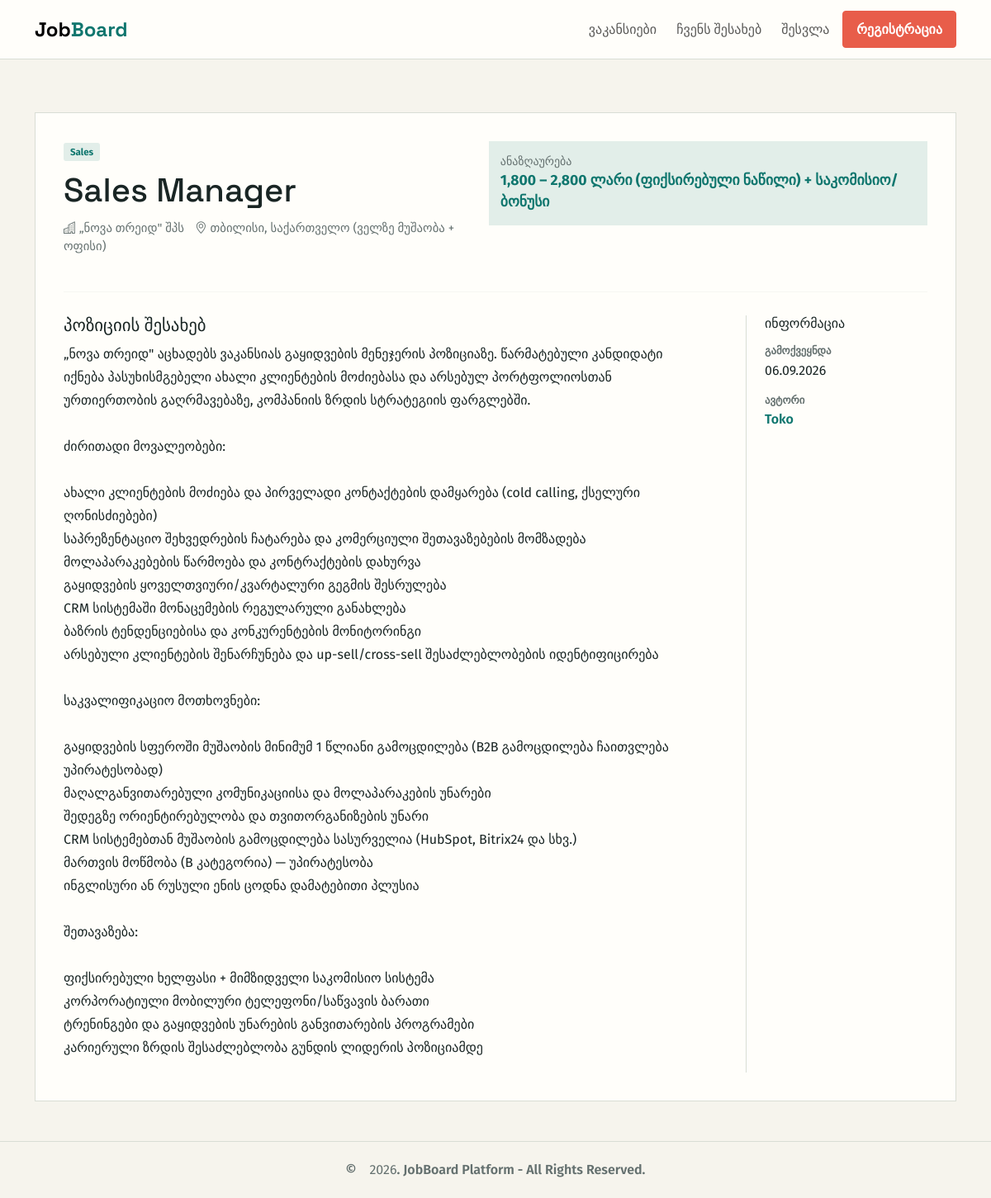
The app's page /jobs/4 with its own data.
### models.py (models this page shows)
class Job(db.Model):
    id = db.Column(db.Integer, primary_key=True)
    title = db.Column(db.String(120), nullable=False, index=True)
    summary = db.Column(db.String(280), nullable=False)
    description = db.Column(db.Text, nullable=False)
    company = db.Column(db.String(120), nullable=False)
    salary = db.Column(db.String(80), nullable=False)
    location = db.Column(db.String(120), nullable=False)
    category = db.Column(db.String(50), nullable=False, index=True)
    created_at = db.Column(db.DateTime(timezone=True), nullable=False, default=lambda: datetime.now(timezone.utc), index=True)
    updated_at = db.Column(db.DateTime(timezone=True), nullable=False, default=lambda: datetime.now(timezone.utc), onupdate=lambda: datetime.now(timezone.utc), index=True)
    author_id = db.Column(db.Integer, db.ForeignKey('user.id'), nullable=False, index=True)

class User(db.Model, UserMixin):
    id = db.Column(db.Integer, primary_key=True)
    username = db.Column(db.String(30), unique=True, nullable=False, index=True)
    email = db.Column(db.String(120), unique=True, nullable=False, index=True)
    password = db.Column(db.String(128), nullable=False)
    image_file = db.Column(db.String(120), nullable=False, default='default.png')
    joined_at = db.Column(db.DateTime(timezone=True), nullable=False, default=lambda: datetime.now(timezone.utc))
    jobs = db.relationship('Job', backref='author', lazy=True, cascade='all, delete-orphan')

### app.py (the view)
@app.route('/jobs/<int:job_id>')
def job_detail(job_id):
    job = db.get_or_404(Job, job_id)
    return render_template('pages/job_detail.html', title='ვაკანსია', job=job)

### templates/pages/job_detail.html (shortened to what this page needs)
{% extends 'base.html' %}
{% block content %}
<article class="job-detail">
  <div class="detail-top">
    <div>
      <span class="category-tag">{{ job.category }}</span>
      <h1>{{ job.title }}</h1>
      <p class="company">
        <i class="bi bi-buildings"></i> {{ job.company }}
        <span><i class="bi bi-geo-alt"></i> {{ job.location }}</span>
      </p>
    </div>
    <div class="salary">
      <small>ანაზღაურება</small><strong>{{ job.salary }}</strong>
    </div>
  </div>
  <hr />
  <div class="detail-body">
    <section>
      <h2>პოზიციის შესახებ</h2>
      <p>{{ job.description }}</p>
    </section>
    <aside>
      <h3>ინფორმაცია</h3>
      <dl>
        <dt>გამოქვეყნდა</dt>
        <dd>{{ job.created_at.strftime('%d.%m.%Y') }}</dd>
        <dt>ავტორი</dt>
        <dd>
          <a href="{{ url_for('user_profile', user_id=job.author.id) }}">
            {{ job.author.username }}
          </a>
        </dd>
      </dl>
    </aside>
  </div>
</article>
{% endblock %}

### static/style.css (style rules this page uses)
:root { --ink: #192524; --muted: #64706f; --paper: #f6f4ed; --white: #fffefa; --teal: #0f766e; --coral: #e85d4a; --line: #d9ddd5; }
* { box-sizing: border-box; }
html { scroll-behavior: smooth; }
body { margin: 0; background: var(--paper); color: var(--ink); font-family: "Fira Sans", sans-serif; min-height: 100vh; display: flex; flex-direction: column; }
h1, h2, h3, .navbar-brand { font-family: "Space Grotesk", sans-serif; }
a { color: inherit; text-decoration: none; }
h1 { font-size: clamp(2rem, 4vw, 3.65rem); line-height: 1.05; margin: 0 0 13px; }
.jobs-heading > div > p:last-child, .about-copy, p { color: var(--muted); }
.category-tag { background: #e2eee9; color: var(--teal); padding: 4px 8px; font-size: 0.72rem; font-weight: 700; border-radius: 3px; align-self: start; }
.company { color: var(--muted); font-size: 0.92rem; }
.company span { margin-left: 9px; }
.auth-form a, .content-form a, dd a { color: var(--teal); font-weight: 600; }
.job-detail { background: var(--white); border: 1px solid var(--line); padding: 34px; }
.detail-top { display: flex; justify-content: space-between; gap: 24px; }
.detail-top h1 { font-size: 2.5rem; margin-top: 15px; }
.salary { min-width: 150px; background: #e2eee9; padding: 14px; align-self: start; }
.salary small { color: var(--muted); display: block; }
.salary strong { color: var(--teal); font-size: 1.1rem; }
.job-detail hr { border-color: var(--line); margin: 28px 0; }
.detail-body { display: grid; grid-template-columns: 1fr 220px; gap: 50px; }
.detail-body h2 { font-size: 1.3rem; }
.detail-body section p { white-space: pre-line; line-height: 1.75; color: var(--ink); }
.detail-body aside { border-left: 1px solid var(--line); padding-left: 22px; }
.detail-body h3 { font-size: 1rem; }
.detail-body dt { color: var(--muted); font-size: 0.8rem; margin-top: 14px; }
.detail-body dd { margin: 2px 0; }

### records on screen
Job: category "Sales", title "Sales Manager", company "„ნოვა თრეიდ\" შპს", location "თბილისი, საქართველო (ველზე მუშაობა + ოფისი)", salary "1,800 – 2,800 ლარი (ფიქსირებული ნაწილი) + საკომისიო/ბონუსი", description "„ნოვა თრეიდ\" აცხადებს ვაკანსიას გაყიდვების მენეჯერის პოზიციაზე. წარმატებული კანდიდატი იქნება პასუხისმგებელი ახალი კლიენტების მოძიებასა და არსებულ პორტფოლიოსთან ურთიერთობის გაღრმავებაზე, კომპანიის ზრდის სტრატეგიის ფარგლებში. ძირითადი მოვალეობები: ახალი კლიენტების მოძიება და პირველადი კონტაქტების დამყარება (cold calling, ქსელური ღონისძიებები) საპრეზენტაციო შეხვედრების ჩატარება და კომერციული შეთავაზებების მომზადება მოლაპარაკებების წარმოება და კონტრაქტების დახურვა გაყიდვების ყოველთვიური/კვარტალური გეგმის შესრულება CRM სისტემაში მონაცემების რეგულარული განახლება ბაზრის ტენდენციებისა და კონკურენტების მონიტორინგი არსებული კლიენტების შენარჩუნება და up-sell/cross-sell შესაძლებლობების იდენტიფიცირება…", created_at "06.09.2026"
User: author.username "Toko"
